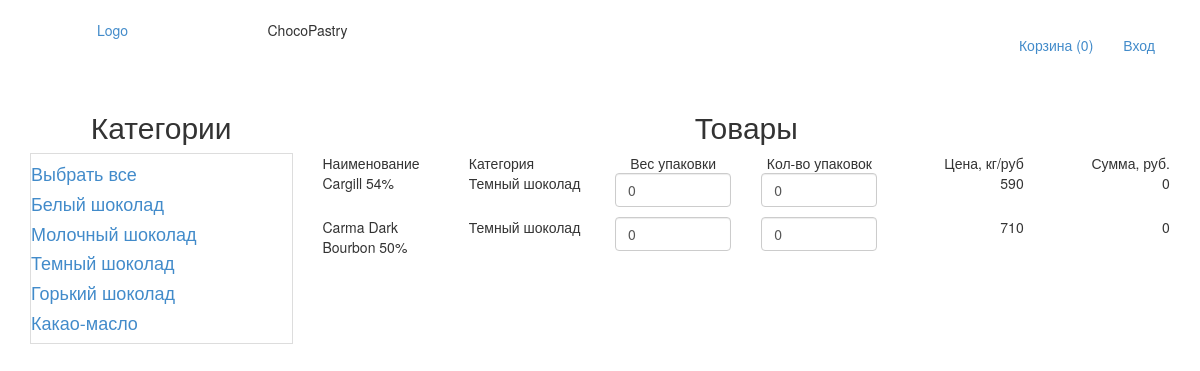
Page /3 on the committed database.
### tables this page shows
CREATE TABLE `category` (
  `id` int(11) NOT NULL,
  `name` varchar(255) NOT NULL COMMENT 'Имя категории',
  `sort_order` int(11) NOT NULL DEFAULT '0' COMMENT 'Порядок при отображении',
  `status` int(11) NOT NULL DEFAULT '1' COMMENT 'Показать?'
);

CREATE TABLE `product` (
  `id` int(11) NOT NULL,
  `name` varchar(255) NOT NULL,
  `category_id` int(11) NOT NULL COMMENT 'id категории',
  `code` int(11) NOT NULL DEFAULT '0' COMMENT 'код товара',
  `price` float NOT NULL COMMENT 'Цена',
  `availability` int(11) NOT NULL COMMENT 'Доступность в шт?',
  `brand` varchar(255) NOT NULL COMMENT 'Бренд',
  `image` varchar(255) NOT NULL COMMENT 'URL картинки',
  `description` text NOT NULL COMMENT 'Описание',
  `is_new` int(11) NOT NULL DEFAULT '0' COMMENT 'Новый?',
  `is_recommended` int(11) NOT NULL DEFAULT '0' COMMENT 'Рекомендуемый?',
  `status` int(11) NOT NULL DEFAULT '1' COMMENT 'Показывать?'
);

### config/routes.php (called while the page is built)
<?php
return array(
    'cart/setAjax/([0-9]+)-([0-9]+[.]?[0-9]?)-([0-9]+)' => 'cart/setAjax/$1/$2/$3',
    'cart/listOrder'=>'cart/list',
    'cart' => 'cart/index',
    'office' => 'office/index',
    'user/logout' => 'user/logout',
    'user/login' => 'user/login',
    '([0-9]+)' => 'site/index/$1',
    '[^0-9]*' => 'site/index'
);

### controllers/SiteController.php (called while the page is built, shortened)
<?php
class SiteController
{
    public function actionIndex($categoryId = false)
    {
        $categories = Category::getCategoriesList();
        $products = Product::getProductList($categoryId);
        require_once(ROOT . '/views/site/index.php');
        return true;
    }
}

### index.php (called while the page is built, shortened)
<?php
$router = new Router();
$router->run();

### models/Category.php (called while the page is built)
<?php
class Category
{
    public static function getCategoriesList()
    {
        global $_DB;
        $categoryList = array();
        $result = $_DB->query('SELECT id, name'
            . ' FROM category'
            . ' WHERE status = 1'
            . ' ORDER BY sort_order ASC ');
        $i = 0;
        while ($row = $result->fetch()) {
            $categoryList[$i]['id'] = $row['id'];
            $categoryList[$i]['name'] = $row['name'];
            $i++;
        }
        return $categoryList;
    }
}

### models/Product.php (called while the page is built, shortened)
<?php
class Product
{
    public static function getProductList($categoryId = false)
    {
        global $_DB;
        $productsList = array();
        if ($categoryId) {
            $sql = 'SELECT id, name, category_id , image, price, is_new'
                . ' FROM product '
                . ' WHERE status = "1" AND category_id = :category_id '
                . ' ORDER BY id ASC ';
            $result = $_DB->prepare($sql);
            $result->bindParam(':category_id', $categoryId, PDO::PARAM_INT);
            $result->execute();
        } else {
            $result = $_DB->query('SELECT id, name, category_id , image, price, is_new'
                . ' FROM product'
                . ' WHERE status = "1"'
                . ' '
            );
        }
        $i = 0;
        while ($row = $result->fetch()) {
            $productsList[$i]['id'] = $row['id'];
            $productsList[$i]['name'] = $row['name'];
            $productsList[$i]['category_id'] = $row['category_id'];
            $productsList[$i]['image'] = $row['image'];
            $productsList[$i]['price'] = $row['price'];
            $productsList[$i]['is_new'] = $row['is_new'];
            $i++;
        }
        return $productsList;
    }
}

### views/layouts/productTable.php (the view)
<div class="row bottom">
    <div class="col-xs-6 col-sm-2">Наименование</div>
    <div class="col-xs-6 col-sm-2">Категория</div>
    <div class="col-xs-6 col-sm-2 text-center">Вес упаковки</div>
    <div class="col-xs-6 col-sm-2 text-center">Кол-во упаковок</div>
    <div class="col-xs-6 col-sm-2 text-right">Цена, кг/руб</div>
    <div class="col-xs-6 col-sm-2 text-right">Сумма, руб.</div>
</div>
<?php if(isset($products)):?>
<? foreach ($products as $product): ?>
    <div class="row " style="margin-bottom: 10px">
        <div class="col-xs-6 col-sm-2"><?= $product['name'] ?></div>
        <div class="col-xs-6 col-sm-2"><?= $product['category'] ?></div>
        <div class="col-xs-6 col-sm-2"
             id="ves<?= $product['id'] ?>">
            <input class="form-control" onchange="inchangeVes(<?= $product['id'] ?>)"
                   type="number" value=<?= isset($product['ves']) ? $product['ves'] : 0 ?> min="0" step="0.5"></div>
        <div class="col-xs-6 col-sm-2"
             id="kol<?= $product['id'] ?>">
            <input class="form-control" onchange="inchangeKol(<?= $product['id'] ?>)"
                   type="number" value=<?= isset($product['kol']) ? $product['kol'] : 0 ?> min="0"></div>
        <div class="col-xs-6 col-sm-2 text-right"
             id="prise<?= $product['id'] ?>"><?= $product['price'] ?></div>
        <div class="col-xs-6 col-sm-2 text-right"
             id="sum<?= $product['id'] ?>"><?= isset($product['kol']) && isset($product['ves']) ? $product['ves'] * $product['kol'] * $product['price'] : 0 ?></div>
    </div>
<? endforeach; ?>
<?php endif;?>

### components/Router.php (shortened to what this page needs)
<?php
class Router
{
    private $routes;
    public function __construct()
    {
        $routesPath = ROOT . '/config/routes.php';
        $this->routes = include($routesPath);
    }
    private function getURI()
    {
        if (!empty($_SERVER['REQUEST_URI'])) {
            return trim($_SERVER['REQUEST_URI'], '/');
        }
    }
    public function run()
    {
        $uri = $this->getURI();
        foreach ($this->routes as $uriPattern => $path) {
            if (preg_match("~$uriPattern~", $uri)) {
                $internalRoute = preg_replace("~$uriPattern~", $path, $uri);
                $segments = explode('/', $internalRoute);
                $controllerName = array_shift($segments) . 'Controller';
                $actionName = 'action' . ucfirst(array_shift($segments));
                $parameters = $segments;
                $controllerObject = new $controllerName;
                $result = call_user_func_array(array($controllerObject, $actionName), $parameters);
                if ($result != null) {
                    break;
                }
            }
        }
    }
}

### views/site/index.php (shortened to what this page needs)
<?php include(ROOT . '/views/layouts/header.php'); ?>
    <div class="container">
        <div class="bord row">
            <div class="category col-xs-12 col-sm-3">
                <h2 class="text-center">Категории</h2>
                <div class="table-bordered panel-bar">
                    <? foreach ($categories as $cat): ?>
                        <h4>
                            <a href="/<?= $cat['id'] ?>"><?= $cat['name'] ?></a>
                        </h4>
                    <? endforeach; ?>
                </div>
            </div>
            <div class="product col-xs-12 col-sm-9">
                <h2 class="text-center">Товары</h2>
                <div>
                    <? require_once('views/layouts/productTable.php') ?>
                </div>
            </div>
        </div>
    </div>
<?php include(ROOT . '/views/layouts/footer.php'); ?>

### rows in the picture
category: name "Выбрать все"
category: name "Белый шоколад"
category: name "Молочный шоколад"
category: name "Темный шоколад"
category: name "Горький шоколад"
category: name "Какао-масло"
product: name "Cargill 54%", category "Темный шоколад", price "590"
product: name "Carma Dark Bourbon 50%", category "Темный шоколад", price "710"
